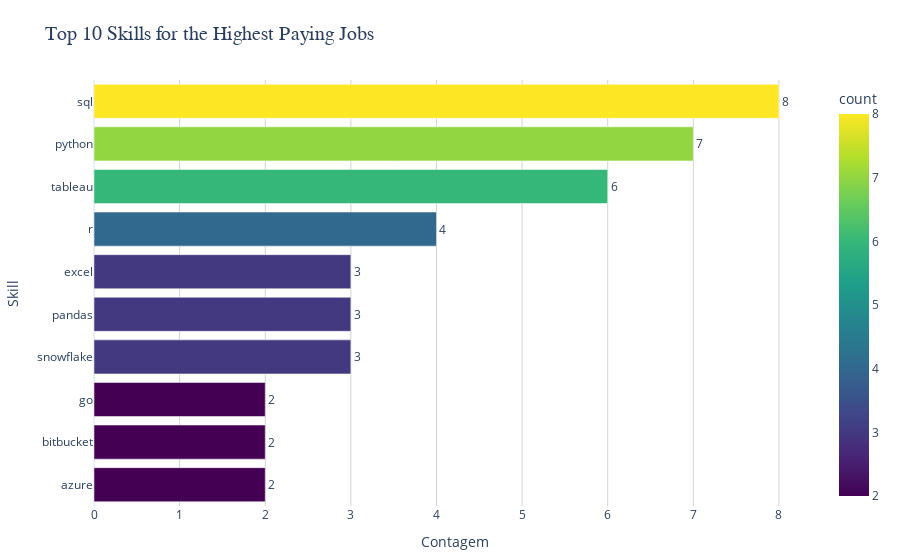

Here is the notebook cell this chart was saved with:
### Code cell
# Convert the JSON array to a DataFrame
job_skills_data = pd.DataFrame([
  {
    "job_id": 552322,
    "company_name": "AT&T",
    "salary_year_avg": "255829.5",
    "skills": "sql"
  },
  {
    "job_id": 552322,
    "company_name": "AT&T",
    "salary_year_avg": "255829.5",
    "skills": "python"
  },
  {
    "job_id": 552322,
    "company_name": "AT&T",
    "salary_year_avg": "255829.5",
    "skills": "r"
  },
  {
    "job_id": 552322,
    "company_name": "AT&T",
    "salary_year_avg": "255829.5",
    "skills": "azure"
  },
  {
    "job_id": 552322,
    "company_name": "AT&T",
    "salary_year_avg": "255829.5",
    "skills": "databricks"
  },
  {
    "job_id": 552322,
    "company_name": "AT&T",
    "salary_year_avg": "255829.5",
    "skills": "aws"
  },
  {
    "job_id": 552322,
    "company_name": "AT&T",
    "salary_year_avg": "255829.5",
    "skills": "pandas"
  },
  {
    "job_id": 552322,
    "company_name": "AT&T",
    "salary_year_avg": "255829.5",
    "skills": "pyspark"
  },
  {
    "job_id": 552322,
    "company_name": "AT&T",
    "salary_year_avg": "255829.5",
    "skills": "jupyter"
  },
  {
    "job_id": 552322,
    "company_name": "AT&T",
    "salary_year_avg": "255829.5",
    "skills": "excel"
  },
  {
    "job_id": 552322,
    "company_name": "AT&T",
    "salary_year_avg": "255829.5",
    "skills": "tableau"
  },
  {
    "job_id": 552322,
    "company_name": "AT&T",
    "salary_year_avg": "255829.5",
    "skills": "power bi"
  },
  {
    "job_id": 552322,
    "company_name": "AT&T",
    "salary_year_avg": "255829.5",
    "skills": "powerpoint"
  },
  {
    "job_id": 99305,
    "company_name": "Pinterest Job Advertisements",
    "salary_year_avg": "232423.0",
    "skills": "sql"
  },
  {
    "job_id": 99305,
    "company_name": "Pinterest Job Advertisements",
    "salary_year_avg": "232423.0",
    "skills": "python"
  },
  {
    "job_id": 99305,
    "company_name": "Pinterest Job Advertisements",
    "salary_year_avg": "232423.0",
    "skills": "r"
  },
  {
    "job_id": 99305,
    "company_name": "Pinterest Job Advertisements",
    "salary_year_avg": "232423.0",
    "skills": "hadoop"
  },
  {
    "job_id": 99305,
    "company_name": "Pinterest Job Advertisements",
    "salary_year_avg": "232423.0",
    "skills": "tableau"
  },
  {
    "job_id": 1021647,
    "company_name": "Uclahealthcareers",
    "salary_year_avg": "217000.0",
    "skills": "sql"
  },
  {
    "job_id": 1021647,
    "company_name": "Uclahealthcareers",
    "salary_year_avg": "217000.0",
    "skills": "crystal"
  },
  {
    "job_id": 1021647,
    "company_name": "Uclahealthcareers",
    "salary_year_avg": "217000.0",
    "skills": "oracle"
  },
  {
    "job_id": 1021647,
    "company_name": "Uclahealthcareers",
    "salary_year_avg": "217000.0",
    "skills": "tableau"
  },
  {
    "job_id": 1021647,
    "company_name": "Uclahealthcareers",
    "salary_year_avg": "217000.0",
    "skills": "flow"
  },
  {
    "job_id": 168310,
    "company_name": "SmartAsset",
    "salary_year_avg": "205000.0",
    "skills": "sql"
  },
  {
    "job_id": 168310,
    "company_name": "SmartAsset",
    "salary_year_avg": "205000.0",
    "skills": "python"
  },
  {
    "job_id": 168310,
    "company_name": "SmartAsset",
    "salary_year_avg": "205000.0",
    "skills": "go"
  },
  {
    "job_id": 168310,
    "company_name": "SmartAsset",
    "salary_year_avg": "205000.0",
    "skills": "snowflake"
  },
  {
    "job_id": 168310,
    "company_name": "SmartAsset",
    "salary_year_avg": "205000.0",
    "skills": "pandas"
  },
  {
    "job_id": 168310,
    "company_name": "SmartAsset",
    "salary_year_avg": "205000.0",
    "skills": "numpy"
  },
  {
    "job_id": 168310,
    "company_name": "SmartAsset",
    "salary_year_avg": "205000.0",
    "skills": "excel"
  },
  {
    "job_id": 168310,
    "company_name": "SmartAsset",
    "salary_year_avg": "205000.0",
    "skills": "tableau"
  },
  {
    "job_id": 168310,
    "company_name": "SmartAsset",
    "salary_year_avg": "205000.0",
    "skills": "gitlab"
  },
  {
    "job_id": 731368,
    "company_name": "Inclusively",
    "salary_year_avg": "189309.0",
    "skills": "sql"
  },
  {
    "job_id": 731368,
    "company_name": "Inclusively",
    "salary_year_avg": "189309.0",
    "skills": "python"
  },
  {
    "job_id": 731368,
    "company_name": "Inclusively",
    "salary_year_avg": "189309.0",
    "skills": "azure"
  },
  {
    "job_id": 731368,
    "company_name": "Inclusively",
    "salary_year_avg": "189309.0",
    "skills": "aws"
  },
  {
    "job_id": 731368,
    "company_name": "Inclusively",
    "salary_year_avg": "189309.0",
    "skills": "oracle"
  },
  {
    "job_id": 731368,
    "company_name": "Inclusively",
    "salary_year_avg": "189309.0",
    "skills": "snowflake"
  },
  {
    "job_id": 731368,
    "company_name": "Inclusively",
    "salary_year_avg": "189309.0",
    "skills": "tableau"
  },
  {
    "job_id": 731368,
    "company_name": "Inclusively",
    "salary_year_avg": "189309.0",
    "skills": "power bi"
  },
  {
    "job_id": 731368,
    "company_name": "Inclusively",
    "salary_year_avg": "189309.0",
    "skills": "sap"
  },
  {
    "job_id": 731368,
    "company_name": "Inclusively",
    "salary_year_avg": "189309.0",
    "skills": "jenkins"
  },
  {
    "job_id": 731368,
    "company_name": "Inclusively",
    "salary_year_avg": "189309.0",
    "skills": "bitbucket"
  },
  {
    "job_id": 731368,
    "company_name": "Inclusively",
    "salary_year_avg": "189309.0",
    "skills": "atlassian"
  },
  {
    "job_id": 731368,
    "company_name": "Inclusively",
    "salary_year_avg": "189309.0",
    "skills": "jira"
  },
  {
    "job_id": 731368,
    "company_name": "Inclusively",
    "salary_year_avg": "189309.0",
    "skills": "confluence"
  },
  {
    "job_id": 310660,
    "company_name": "Motional",
    "salary_year_avg": "189000.0",
    "skills": "sql"
  },
  {
    "job_id": 310660,
    "company_name": "Motional",
    "salary_year_avg": "189000.0",
    "skills": "python"
  },
  {
    "job_id": 310660,
    "company_name": "Motional",
    "salary_year_avg": "189000.0",
    "skills": "r"
  },
  {
    "job_id": 310660,
    "company_name": "Motional",
    "salary_year_avg": "189000.0",
    "skills": "git"
  },
  {
    "job_id": 310660,
    "company_name": "Motional",
    "salary_year_avg": "189000.0",
    "skills": "bitbucket"
  },
  {
    "job_id": 310660,
    "company_name": "Motional",
    "salary_year_avg": "189000.0",
    "skills": "atlassian"
  },
  {
    "job_id": 310660,
    "company_name": "Motional",
    "salary_year_avg": "189000.0",
    "skills": "jira"
  },
  {
    "job_id": 310660,
    "company_name": "Motional",
    "salary_year_avg": "189000.0",
    "skills": "confluence"
  },
  {
    "job_id": 1749593,
    "company_name": "SmartAsset",
    "salary_year_avg": "186000.0",
    "skills": "sql"
  },
  {
    "job_id": 1749593,
    "company_name": "SmartAsset",
    "salary_year_avg": "186000.0",
    "skills": "python"
  },
  {
    "job_id": 1749593,
    "company_name": "SmartAsset",
    "salary_year_avg": "186000.0",
    "skills": "go"
  },
  {
    "job_id": 1749593,
    "company_name": "SmartAsset",
    "salary_year_avg": "186000.0",
    "skills": "snowflake"
  },
  {
    "job_id": 1749593,
    "company_name": "SmartAsset",
    "salary_year_avg": "186000.0",
    "skills": "pandas"
  },
  {
    "job_id": 1749593,
    "company_name": "SmartAsset",
    "salary_year_avg": "186000.0",
    "skills": "numpy"
  },
  {
    "job_id": 1749593,
    "company_name": "SmartAsset",
    "salary_year_avg": "186000.0",
    "skills": "excel"
  },
  {
    "job_id": 1749593,
    "company_name": "SmartAsset",
    "salary_year_avg": "186000.0",
    "skills": "tableau"
  },
  {
    "job_id": 1749593,
    "company_name": "SmartAsset",
    "salary_year_avg": "186000.0",
    "skills": "gitlab"
  },
  {
    "job_id": 387860,
    "company_name": "Get It Recruit - Information Technology",
    "salary_year_avg": "184000.0",
    "skills": "sql"
  },
  {
    "job_id": 387860,
    "company_name": "Get It Recruit - Information Technology",
    "salary_year_avg": "184000.0",
    "skills": "python"
  },
  {
    "job_id": 387860,
    "company_name": "Get It Recruit - Information Technology",
    "salary_year_avg": "184000.0",
    "skills": "r"
  }
])

# Filtrar os 10 trabalhos mais bem pagos usando df_sorted
top_job_ids = df_sorted['job_id'].unique()

# Selecionar apenas os skills dos top 10 trabalhos
top_skills = job_skills_data[job_skills_data['job_id'].isin(top_job_ids)]

# Contar a ocorrência de cada skill
skill_counts_top = top_skills['skills'].value_counts().reset_index()
skill_counts_top.columns = ['skill', 'count']

# Criar o gráfico de barras horizontal com Plotly
fig_top = px.bar(
  skill_counts_top.head(10),
  x='count',
  y='skill',
  orientation='h',
  title='Top 10 Skills for the Highest Paying Jobs',
  text='count',
  color='count',
  color_continuous_scale='Viridis'
)

# Personalizar a aparência
fig_top.update_layout(
  xaxis_title='Contagem',
  yaxis_title='Skill',
  yaxis={'categoryorder': 'total ascending'},
  template='plotly_white',
  title_font=dict(size=20, family="Arial, bold"),
  xaxis=dict(gridcolor='lightgray', gridwidth=1),
  margin=dict(l=80, r=40, t=80, b=40)
)

fig_top.update_traces(textposition='outside', textfont=dict(size=12))
fig_top.show()

### Figure 1 — Plotly figure (JSON) as saved in the notebook; plotly's stock layout.template omitted (floating-point values rounded to 4 significant figures)
{"data": [{"alignmentgroup": "True", "hovertemplate": "count=%{marker.color}<br>skill=%{y}<extra></extra>", "legendgroup": "", "marker": {"color": [8, 7, 6, 4, 3, 3, 3, 2, 2, 2], "coloraxis": "coloraxis", "pattern": {"shape": ""}}, "name": "", "offsetgroup": "", "orientation": "h", "showlegend": false, "text": [8, 7, 6, 4, 3, 3, 3, 2, 2, 2], "textfont": {"size": 12}, "textposition": "outside", "type": "bar", "x": [8, 7, 6, 4, 3, 3, 3, 2, 2, 2], "xaxis": "x", "y": ["sql", "python", "tableau", "r", "snowflake", "pandas", "excel", "azure", "bitbucket", "go"], "yaxis": "y"}], "layout": {"barmode": "relative", "coloraxis": {"colorbar": {"title": {"text": "count"}}, "colorscale": [[0, "#440154"], [0.1111, "#482878"], [0.2222, "#3e4989"], [0.3333, "#31688e"], [0.4444, "#26828e"], [0.5556, "#1f9e89"], [0.6667, "#35b779"], [0.7778, "#6ece58"], [0.8889, "#b5de2b"], [1, "#fde725"]]}, "legend": {"tracegroupgap": 0}, "margin": {"b": 40, "l": 80, "r": 40, "t": 80}, "title": {"font": {"family": "Arial, bold", "size": 20}, "text": "Top 10 Skills for the Highest Paying Jobs"}, "xaxis": {"anchor": "y", "domain": [0, 1], "gridcolor": "lightgray", "gridwidth": 1, "title": {"text": "Contagem"}}, "yaxis": {"anchor": "x", "categoryorder": "total ascending", "domain": [0, 1], "title": {"text": "Skill"}}}}
